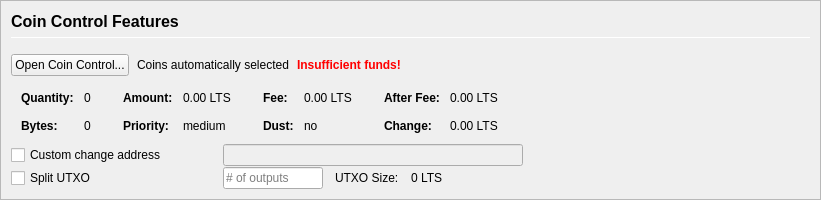
         <widget class="QFrame" name="frameCoinControl">
          <property name="sizePolicy">
           <sizepolicy hsizetype="Expanding" vsizetype="Expanding">
            <horstretch>0</horstretch>
            <verstretch>0</verstretch>
           </sizepolicy>
          </property>
          <property name="maximumSize">
           <size>
            <width>16777215</width>
            <height>16777215</height>
           </size>
          </property>
          <property name="frameShape">
           <enum>QFrame::StyledPanel</enum>
          </property>
          <property name="frameShadow">
           <enum>QFrame::Sunken</enum>
          </property>
          <layout class="QVBoxLayout" name="verticalLayoutCoinControl2">
           <property name="spacing">
            <number>0</number>
           </property>
           <property name="leftMargin">
            <number>0</number>
           </property>
           <property name="topMargin">
            <number>0</number>
           </property>
           <property name="rightMargin">
            <number>0</number>
           </property>
           <property name="bottomMargin">
            <number>0</number>
           </property>
           <item>
            <widget class="QFrame" name="frameCoinControl_BG">
             <layout class="QVBoxLayout" name="verticalLayoutCoinControl" stretch="0,0,0,0,0,0">
              <property name="spacing">
               <number>1</number>
              </property>
              <property name="leftMargin">
               <number>10</number>
              </property>
              <property name="topMargin">
               <number>10</number>
              </property>
              <item>
               <layout class="QHBoxLayout" name="horizontalLayoutCoinControl1">
                <property name="bottomMargin">
                 <number>15</number>
                </property>
                <item>
                 <layout class="QVBoxLayout" name="verticalLayout_3">
                  <property name="spacing">
                   <number>6</number>
                  </property>
                  <item>
                   <widget class="QLabel" name="labelCoinControlFeatures">
                    <property name="sizePolicy">
                     <sizepolicy hsizetype="Preferred" vsizetype="Maximum">
                      <horstretch>0</horstretch>
                      <verstretch>0</verstretch>
                     </sizepolicy>
                    </property>
                    <property name="minimumSize">
                     <size>
                      <width>0</width>
                      <height>20</height>
                     </size>
                    </property>
                    <property name="font">
                     <font>
                      <pointsize>12</pointsize>
                      <weight>75</weight>
                      <bold>true</bold>
                     </font>
                    </property>
                    <property name="styleSheet">
                     <string notr="true">font-weight:bold;</string>
                    </property>
                    <property name="text">
                     <string>Coin Control Features</string>
                    </property>
                   </widget>
                  </item>
                  <item>
                   <widget class="Line" name="line">
                    <property name="minimumSize">
                     <size>
                      <width>0</width>
                      <height>1</height>
                     </size>
                    </property>
                    <property name="maximumSize">
                     <size>
                      <width>16777215</width>
                      <height>1</height>
                     </size>
                    </property>
                    <property name="orientation">
                     <enum>Qt::Horizontal</enum>
                    </property>
                   </widget>
                  </item>
                 </layout>
                </item>
               </layout>
              </item>
              <item>
               <layout class="QHBoxLayout" name="horizontalLayoutCoinControl2" stretch="0,0,0,0">
                <property name="spacing">
                 <number>8</number>
                </property>
                <property name="bottomMargin">
                 <number>10</number>
                </property>
                <item>
                 <widget class="QPushButton" name="pushButtonCoinControl">
                  <property name="styleSheet">
                   <string notr="true"/>
                  </property>
                  <property name="text">
                   <string>Open Coin Control...</string>
                  </property>
                  <property name="autoDefault">
                   <bool>false</bool>
                  </property>
                 </widget>
                </item>
                <item>
                 <widget class="QLabel" name="labelCoinControlAutomaticallySelected">
                  <property name="text">
                   <string>Coins automatically selected</string>
                  </property>
                  <property name="margin">
                   <number>5</number>
                  </property>
                 </widget>
                </item>
                <item>
                 <widget class="QLabel" name="labelCoinControlInsuffFunds">
                  <property name="font">
                   <font>
                    <weight>75</weight>
                    <bold>true</bold>
                   </font>
                  </property>
                  <property name="styleSheet">
                   <string notr="true">color:red;font-weight:bold;</string>
                  </property>
                  <property name="text">
                   <string>Insufficient funds!</string>
                  </property>
                  <property name="margin">
                   <number>5</number>
                  </property>
                 </widget>
                </item>
                <item>
                 <spacer name="horizontalSpacerCoinControl">
                  <property name="orientation">
                   <enum>Qt::Horizontal</enum>
                  </property>
                  <property name="sizeHint" stdset="0">
                   <size>
                    <width>40</width>
                    <height>1</height>
                   </size>
                  </property>
                 </spacer>
                </item>
               </layout>
              </item>
              <item>
               <widget class="QWidget" name="widgetCoinControl" native="true">
                <property name="sizePolicy">
                 <sizepolicy hsizetype="Preferred" vsizetype="Preferred">
                  <horstretch>0</horstretch>
                  <verstretch>0</verstretch>
                 </sizepolicy>
                </property>
                <property name="minimumSize">
                 <size>
                  <width>0</width>
                  <height>0</height>
                 </size>
                </property>
                <property name="styleSheet">
                 <string notr="true"/>
                </property>
                <layout class="QHBoxLayout" name="horizontalLayoutCoinControl5">
                 <property name="leftMargin">
                  <number>0</number>
                 </property>
                 <property name="topMargin">
                  <number>0</number>
                 </property>
                 <property name="rightMargin">
                  <number>0</number>
                 </property>
                 <property name="bottomMargin">
                  <number>0</number>
                 </property>
                 <item>
                  <layout class="QHBoxLayout" name="horizontalLayoutCoinControl3" stretch="0,0,0,1">
                   <property name="spacing">
                    <number>20</number>
                   </property>
                   <property name="topMargin">
                    <number>0</number>
                   </property>
                   <property name="bottomMargin">
                    <number>10</number>
                   </property>
                   <item>
                    <layout class="QFormLayout" name="formLayoutCoinControl1">
                     <property name="horizontalSpacing">
                      <number>10</number>
                     </property>
                     <property name="verticalSpacing">
                      <number>14</number>
                     </property>
                     <property name="leftMargin">
                      <number>10</number>
                     </property>
                     <property name="topMargin">
                      <number>4</number>
                     </property>
                     <property name="rightMargin">
                      <number>6</number>
                     </property>
                     <item row="0" column="0">
                      <widget class="QLabel" name="labelCoinControlQuantityText">
                       <property name="font">
                        <font>
                         <weight>75</weight>
                         <bold>true</bold>
                        </font>
                       </property>
                       <property name="text">
                        <string>Quantity:</string>
                       </property>
                       <property name="margin">
                        <number>0</number>
                       </property>
                      </widget>
                     </item>
                     <item row="0" column="1">
                      <widget class="QLabel" name="labelCoinControlQuantity">
                       <property name="cursor">
                        <cursorShape>IBeamCursor</cursorShape>
                       </property>
                       <property name="contextMenuPolicy">
                        <enum>Qt::ActionsContextMenu</enum>
                       </property>
                       <property name="text">
                        <string notr="true">0</string>
                       </property>
                       <property name="margin">
                        <number>0</number>
                       </property>
                       <property name="textInteractionFlags">
                        <set>Qt::LinksAccessibleByMouse|Qt::TextSelectableByKeyboard|Qt::TextSelectableByMouse</set>
                       </property>
                      </widget>
                     </item>
                     <item row="1" column="0">
                      <widget class="QLabel" name="labelCoinControlBytesText">
                       <property name="font">
                        <font>
                         <weight>75</weight>
                         <bold>true</bold>
                        </font>
                       </property>
                       <property name="text">
                        <string>Bytes:</string>
                       </property>
                      </widget>
                     </item>
                     <item row="1" column="1">
                      <widget class="QLabel" name="labelCoinControlBytes">
                       <property name="cursor">
                        <cursorShape>IBeamCursor</cursorShape>
                       </property>
                       <property name="contextMenuPolicy">
                        <enum>Qt::ActionsContextMenu</enum>
                       </property>
                       <property name="text">
                        <string notr="true">0</string>
                       </property>
                       <property name="textInteractionFlags">
                        <set>Qt::LinksAccessibleByMouse|Qt::TextSelectableByKeyboard|Qt::TextSelectableByMouse</set>
                       </property>
                      </widget>
                     </item>
                    </layout>
                   </item>
                   <item>
                    <layout class="QFormLayout" name="formLayoutCoinControl2">
                     <property name="horizontalSpacing">
                      <number>10</number>
                     </property>
                     <property name="verticalSpacing">
                      <number>14</number>
                     </property>
                     <property name="leftMargin">
                      <number>6</number>
                     </property>
                     <property name="topMargin">
                      <number>4</number>
                     </property>
                     <property name="rightMargin">
                      <number>6</number>
                     </property>
                     <item row="0" column="0">
                      <widget class="QLabel" name="labelCoinControlAmountText">
                       <property name="font">
                        <font>
                         <weight>75</weight>
                         <bold>true</bold>
                        </font>
                       </property>
                       <property name="text">
                        <string>Amount:</string>
                       </property>
                       <property name="margin">
                        <number>0</number>
                       </property>
                      </widget>
                     </item>
                     <item row="0" column="1">
                      <widget class="QLabel" name="labelCoinControlAmount">
                       <property name="cursor">
                        <cursorShape>IBeamCursor</cursorShape>
                       </property>
                       <property name="contextMenuPolicy">
                        <enum>Qt::ActionsContextMenu</enum>
                       </property>
                       <property name="text">
                        <string notr="true">0.00 LTS</string>
                       </property>
                       <property name="textInteractionFlags">
                        <set>Qt::LinksAccessibleByMouse|Qt::TextSelectableByKeyboard|Qt::TextSelectableByMouse</set>
                       </property>
                      </widget>
                     </item>
                     <item row="1" column="0">
                      <widget class="QLabel" name="labelCoinControlPriorityText">
                       <property name="font">
                        <font>
                         <weight>75</weight>
                         <bold>true</bold>
                        </font>
                       </property>
                       <property name="text">
                        <string>Priority:</string>
                       </property>
                      </widget>
                     </item>
                     <item row="1" column="1">
                      <widget class="QLabel" name="labelCoinControlPriority">
                       <property name="cursor">
                        <cursorShape>IBeamCursor</cursorShape>
                       </property>
                       <property name="contextMenuPolicy">
                        <enum>Qt::ActionsContextMenu</enum>
                       </property>
                       <property name="text">
                        <string>medium</string>
                       </property>
                       <property name="textInteractionFlags">
                        <set>Qt::LinksAccessibleByMouse|Qt::TextSelectableByKeyboard|Qt::TextSelectableByMouse</set>
                       </property>
                      </widget>
                     </item>
                    </layout>
                   </item>
                   <item>
                    <layout class="QFormLayout" name="formLayoutCoinControl3">
                     <property name="horizontalSpacing">
                      <number>10</number>
                     </property>
                     <property name="verticalSpacing">
                      <number>14</number>
                     </property>
                     <property name="leftMargin">
                      <number>6</number>
                     </property>
                     <property name="topMargin">
                      <number>4</number>
                     </property>
                     <property name="rightMargin">
                      <number>6</number>
                     </property>
                     <item row="0" column="0">
                      <widget class="QLabel" name="labelCoinControlFeeText">
                       <property name="font">
                        <font>
                         <weight>75</weight>
                         <bold>true</bold>
                        </font>
                       </property>
                       <property name="text">
                        <string>Fee:</string>
                       </property>
                       <property name="margin">
                        <number>0</number>
                       </property>
                      </widget>
                     </item>
                     <item row="0" column="1">
                      <widget class="QLabel" name="labelCoinControlFee">
                       <property name="cursor">
                        <cursorShape>IBeamCursor</cursorShape>
                       </property>
                       <property name="contextMenuPolicy">
                        <enum>Qt::ActionsContextMenu</enum>
                       </property>
                       <property name="text">
                        <string notr="true">0.00 LTS</string>
                       </property>
                       <property name="textInteractionFlags">
                        <set>Qt::LinksAccessibleByMouse|Qt::TextSelectableByKeyboard|Qt::TextSelectableByMouse</set>
                       </property>
                      </widget>
                     </item>
                     <item row="1" column="0">
                      <widget class="QLabel" name="labelCoinControlLowOutputText">
                       <property name="font">
                        <font>
                         <weight>75</weight>
                         <bold>true</bold>
                        </font>
                       </property>
                       <property name="text">
                        <string>Dust:</string>
                       </property>
                      </widget>
                     </item>
                     <item row="1" column="1">
                      <widget class="QLabel" name="labelCoinControlLowOutput">
                       <property name="cursor">
                        <cursorShape>IBeamCursor</cursorShape>
                       </property>
                       <property name="contextMenuPolicy">
                        <enum>Qt::ActionsContextMenu</enum>
                       </property>
                       <property name="text">
                        <string>no</string>
                       </property>
                       <property name="textInteractionFlags">
                        <set>Qt::LinksAccessibleByMouse|Qt::TextSelectableByKeyboard|Qt::TextSelectableByMouse</set>
                       </property>
                      </widget>
                     </item>
                    </layout>
                   </item>
                   <item>
                    <layout class="QFormLayout" name="formLayoutCoinControl4">
                     <property name="horizontalSpacing">
                      <number>10</number>
                     </property>
                     <property name="verticalSpacing">
                      <number>14</number>
                     </property>
                     <property name="leftMargin">
                      <number>6</number>
                     </property>
                     <property name="topMargin">
                      <number>4</number>
                     </property>
                     <property name="rightMargin">
                      <number>6</number>
                     </property>
                     <item row="0" column="0">
                      <widget class="QLabel" name="labelCoinControlAfterFeeText">
                       <property name="font">
                        <font>
                         <weight>75</weight>
                         <bold>true</bold>
                        </font>
                       </property>
                       <property name="text">
                        <string>After Fee:</string>
                       </property>
                       <property name="margin">
                        <number>0</number>
                       </property>
                      </widget>
                     </item>
                     <item row="0" column="1">
                      <widget class="QLabel" name="labelCoinControlAfterFee">
                       <property name="cursor">
                        <cursorShape>IBeamCursor</cursorShape>
                       </property>
                       <property name="contextMenuPolicy">
                        <enum>Qt::ActionsContextMenu</enum>
                       </property>
                       <property name="text">
                        <string notr="true">0.00 LTS</string>
                       </property>
                       <property name="textInteractionFlags">
                        <set>Qt::LinksAccessibleByMouse|Qt::TextSelectableByKeyboard|Qt::TextSelectableByMouse</set>
                       </property>
                      </widget>
                     </item>
                     <item row="1" column="0">
                      <widget class="QLabel" name="labelCoinControlChangeText">
                       <property name="font">
                        <font>
                         <weight>75</weight>
                         <bold>true</bold>
                        </font>
                       </property>
                       <property name="text">
                        <string>Change:</string>
                       </property>
                      </widget>
                     </item>
                     <item row="1" column="1">
                      <widget class="QLabel" name="labelCoinControlChange">
                       <property name="cursor">
                        <cursorShape>IBeamCursor</cursorShape>
                       </property>
                       <property name="contextMenuPolicy">
                        <enum>Qt::ActionsContextMenu</enum>
                       </property>
                       <property name="text">
                        <string notr="true">0.00 LTS</string>
                       </property>
                       <property name="textInteractionFlags">
                        <set>Qt::LinksAccessibleByMouse|Qt::TextSelectableByKeyboard|Qt::TextSelectableByMouse</set>
                       </property>
                      </widget>
                     </item>
                    </layout>
                   </item>
                  </layout>
                 </item>
                </layout>
               </widget>
              </item>
              <item>
               <layout class="QHBoxLayout" name="horizontalLayoutCoinControl4">
                <property name="spacing">
                 <number>12</number>
                </property>
                <property name="sizeConstraint">
                 <enum>QLayout::SetDefaultConstraint</enum>
                </property>
                <property name="topMargin">
                 <number>0</number>
                </property>
                <property name="rightMargin">
                 <number>0</number>
                </property>
                <item>
                 <widget class="QCheckBox" name="checkBoxCoinControlChange">
                  <property name="sizePolicy">
                   <sizepolicy hsizetype="Preferred" vsizetype="Preferred">
                    <horstretch>0</horstretch>
                    <verstretch>0</verstretch>
                   </sizepolicy>
                  </property>
                  <property name="minimumSize">
                   <size>
                    <width>200</width>
                    <height>0</height>
                   </size>
                  </property>
                  <property name="maximumSize">
                   <size>
                    <width>200</width>
                    <height>16777215</height>
                   </size>
                  </property>
                  <property name="toolTip">
                   <string>If this is activated, but the change address is empty or invalid, change will be sent to a newly generated address.</string>
                  </property>
                  <property name="text">
                   <string>Custom change address</string>
                  </property>
                 </widget>
                </item>
                <item>
                 <widget class="QValidatedLineEdit" name="lineEditCoinControlChange">
                  <property name="enabled">
                   <bool>false</bool>
                  </property>
                  <property name="sizePolicy">
                   <sizepolicy hsizetype="Preferred" vsizetype="Preferred">
                    <horstretch>0</horstretch>
                    <verstretch>0</verstretch>
                   </sizepolicy>
                  </property>
                  <property name="minimumSize">
                   <size>
                    <width>300</width>
                    <height>0</height>
                   </size>
                  </property>
                 </widget>
                </item>
                <item>
                 <widget class="QLabel" name="labelCoinControlChangeLabel">
                  <property name="sizePolicy">
                   <sizepolicy hsizetype="Preferred" vsizetype="Preferred">
                    <horstretch>0</horstretch>
                    <verstretch>0</verstretch>
                   </sizepolicy>
                  </property>
                  <property name="minimumSize">
                   <size>
                    <width>100</width>
                    <height>0</height>
                   </size>
                  </property>
                  <property name="text">
                   <string/>
                  </property>
                  <property name="margin">
                   <number>3</number>
                  </property>
                 </widget>
                </item>
               </layout>
              </item>
              <item>
               <layout class="QHBoxLayout" name="horizontalLayoutCoinControl6">
                <property name="spacing">
                 <number>12</number>
                </property>
                <property name="rightMargin">
                 <number>0</number>
                </property>
                <item>
                 <widget class="QCheckBox" name="splitBlockCheckBox">
                  <property name="sizePolicy">
                   <sizepolicy hsizetype="Preferred" vsizetype="Preferred">
                    <horstretch>0</horstretch>
                    <verstretch>0</verstretch>
                   </sizepolicy>
                  </property>
                  <property name="minimumSize">
                   <size>
                    <width>200</width>
                    <height>0</height>
                   </size>
                  </property>
                  <property name="maximumSize">
                   <size>
                    <width>200</width>
                    <height>16777215</height>
                   </size>
                  </property>
                  <property name="text">
                   <string>Split UTXO</string>
                  </property>
                 </widget>
                </item>
                <item>
                 <widget class="QLineEdit" name="splitBlockLineEdit">
                  <property name="sizePolicy">
                   <sizepolicy hsizetype="Preferred" vsizetype="Preferred">
                    <horstretch>50</horstretch>
                    <verstretch>0</verstretch>
                   </sizepolicy>
                  </property>
                  <property name="minimumSize">
                   <size>
                    <width>100</width>
                    <height>0</height>
                   </size>
                  </property>
                  <property name="maximumSize">
                   <size>
                    <width>100</width>
                    <height>16777215</height>
                   </size>
                  </property>
                  <property name="placeholderText">
                   <string># of outputs</string>
                  </property>
                 </widget>
                </item>
                <item>
                 <widget class="QLabel" name="labelBlockSizeText">
                  <property name="text">
                   <string>UTXO Size:</string>
                  </property>
                 </widget>
                </item>
                <item>
                 <widget class="QLabel" name="labelBlockSize">
                  <property name="text">
                   <string>0 LTS</string>
                  </property>
                 </widget>
                </item>
                <item>
                 <spacer name="horizontalSpacer_7">
                  <property name="orientation">
                   <enum>Qt::Horizontal</enum>
                  </property>
                  <property name="sizeHint" stdset="0">
                   <size>
                    <width>40</width>
                    <height>20</height>
                   </size>
                  </property>
                 </spacer>
                </item>
               </layout>
              </item>
              <item>
               <spacer name="verticalSpacerCoinControl">
                <property name="orientation">
                 <enum>Qt::Vertical</enum>
                </property>
                <property name="sizeHint" stdset="0">
                 <size>
                  <width>800</width>
                  <height>1</height>
                 </size>
                </property>
               </spacer>
              </item>
             </layout>
            </widget>
           </item>
          </layout>
         </widget>
